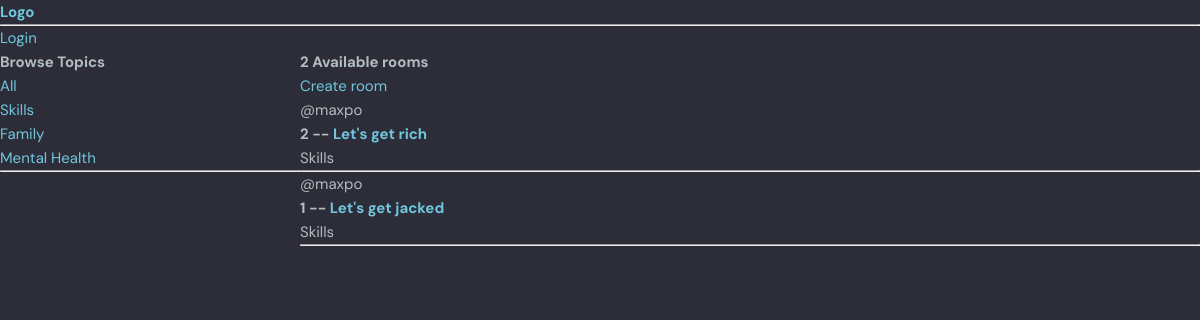
The page /?q=Skills on the database its author committed.
### goals/models.py (models this page shows, shortened)
class Topic(models.Model):
    name = models.CharField(max_length = 200)

class Room(models.Model):
    host = models.ForeignKey(User, on_delete = models.SET_NULL, null =  True )
    topic =  models.ForeignKey(Topic, on_delete = models.SET_NULL, null =  True)
    name = models.CharField(max_length = 200)
    description = models.TextField(null = True, blank = True)
    updated = models.DateTimeField(auto_now = True)
    created = models.DateTimeField(auto_now_add  = True)
    class Meta:
        ordering = ['-updated', '-created']

### goals/views.py (the view)
# urls.py: path('', views.home, name="home"),
def home(request):
    q = request.GET.get('q') if request.GET.get('q') != None else ''
    rooms = Room.objects.filter(topic__name__icontains=q)
    topics = Topic.objects.all()
    room_count= rooms.count()
    content = {'rooms':rooms, 'topics':topics, 'room_count':room_count}
    return render(request, 'home.html',content)

### templates/home.html (shortened to what this page needs)
{% extends 'main.html' %}
{% block content %}
<div class="home-container">
    <div>
        <h3>Browse Topics</h3>
        <div>
            <a href="{% url 'home' %}">All</a>
        </div>
        {% for topic in topics %}
        <div>
        <a href="{% url 'home' %}?q={{topic.name}}"> {{topic.name}}</a>
        </div>
        {% endfor %}
        <hr>
    </div>
    <div>
    <h5>{{room_count}} Available rooms</h5>
    <a href="{% url 'create-room' %}">Create room</a>
    {% for room in rooms %}
    <div>
        <span>@{{room.host.username}}</span>
        <h3>{{room.id}} -- <a href="{% url 'room' room.id %}">{{room.name}}</a></h3>
        <small>{{room.topic.name}}</small>
        <hr>
    </div>
    {% endfor %}
    </div>
</div>
{% endblock content %}

### static/styles/style.css (style rules this page uses)
:root { --color-main: #71c6dd; --color-main-light: #e1f6fb; --color-dark: #3f4156; --color-dark-medium: #51546e; --color-dark-light: #696d97; --color-light: #e5e5e5; --color-gray: #8b8b8b; --color-light-gray: #b2bdbd; --color-bg: #2d2d39; --color-success: #5dd693; --color-error: #fc4b0b; }
* { font-family: "DM Sans", -apple-system, BlinkMacSystemFont, "Segoe UI", Roboto, Oxygen, Ubuntu, Cantarell, "Open Sans", "Helvetica Neue", sans-serif; margin: 0; padding: 0; box-sizing: border-box; text-rendering: optimizeLegibility; font-size: inherit; }
html { font-size: 56.25%; }
@media only screen and (min-width: 1200px) { html { font-size: 62.5%; } }
body { line-height: 1.6; font-weight: 400; font-size: 1.5rem; color: var(--color-light-gray); background-color: var(--color-bg); min-height: 100vh; }
a { display: inline-block; color: var(--color-main); text-decoration: none; }

### templates/home.html (style rules this page uses)
.home-container { display: grid; grid-template-columns: 1fr 3fr; }

### rows shown on the page
Topic: name "Skills"
Topic: name "Family"
Topic: name "Mental Health"
Room: host.username "maxpo", id "2", name "Let's get rich", topic.name "Skills"
Room: host.username "maxpo", id "1", name "Let's get jacked", topic.name "Skills"

### other values the page prints
{{ room_count }} "2"
